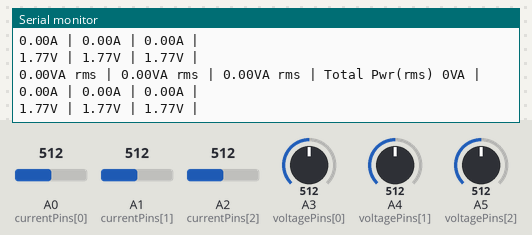
The sketch below on a simulated Arduino Uno, built with avr-gcc and run on an emulated ATmega328P. Shown: the last lines printed to the serial monitor. The inputs (shaded band) are chosen by the test bench; at power-on: A0 (currentPins[0]) = 512, A1 (currentPins[1]) = 512, A2 (currentPins[2]) = 512, A3 (voltagePins[0]) = 512, A4 (voltagePins[1]) = 512, A5 (voltagePins[2]) = 512. Random numbers use the default seed unless the sketch sets one.

Above: at 1.2 s.
1.3 s: A0 (currentPins[0]) set to 520
At 1.41 s:
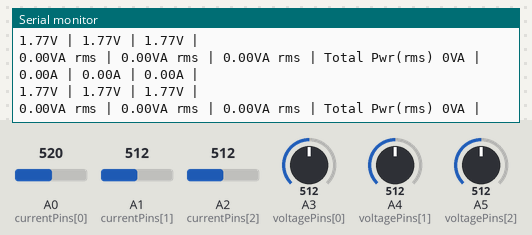
4.3 s: A1 (currentPins[1]) set to 520
At 4.31 s:
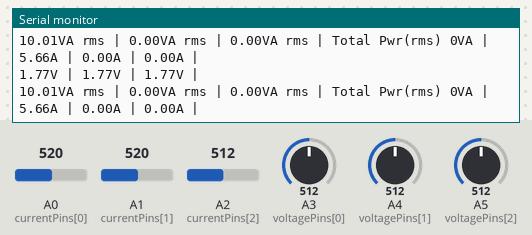
7.3 s: A2 (currentPins[2]) set to 520
At 7.35 s:
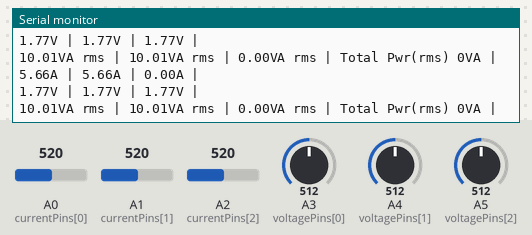

The sketch:

Adrunio.ino
```cpp
#include <Wire.h>
int currentPins[3] = {A0,A1,A2};              //Assign phase CT inputs to analog pins
int voltagePins[3] = {A3,A4,A5};              //Assign phase VT inputs to analog pins
float calib[3] = {1,1,1};
float calibv[3] = {204.6,204.6,204.6};
float kilos[3];
int Totalkilos;
unsigned long startMillis[3];
unsigned long endMillis[3];
float RMSCurrent[3];
float RMSVoltage[3];
//double RMSCurrent[3];
float RMSPower[3];
float peakPower[3];

//unsigned long myChannelNumber = 359593;
//const char * myWriteAPIKey = "X4G7UOIVL2JV3BAD";

void setup() {
   Serial.begin(9600);
   Wire.begin(8);                /* join i2c bus with address 8 */
   Wire.onRequest(requestEvent); /* register request event */
  pinMode(currentPins[0], INPUT);
  pinMode(currentPins[1], INPUT);
  pinMode(currentPins[2], INPUT);
  pinMode(voltagePins[0], INPUT);
  pinMode(voltagePins[1], INPUT);
  pinMode(voltagePins[2], INPUT);
}
void loop() {

  readPhase();
 // uploadThingSpeak();

 /// readPhase();
//  displayPeakPower ();
//  delay(3000);
   }
void readPhase ()      //Method to read information from CTs
{
  for(int i=0;i<=2;i++)
  {
    startMillis[i]= millis();
    int current = 0;
    int maxCurrent = 0;
    int minCurrent = 1000;
    int voltage = 0;
    int maxVoltage = 0;
    int minVoltage = 1000;
    for (int j=0 ; j<=200 ; j++)  //Monitors and logs the current input for 200 cycles to determine max and min current
    {
      current =  analogRead(currentPins[i]);    //Reads current input and records maximum and minimum current
      voltage =  analogRead(voltagePins[i]);    //Reads current input and records maximum and minimum voltage
      if(current >= maxCurrent)
        maxCurrent = current;
      else if(current <= minCurrent)
        minCurrent = current;
      if(voltage >= maxVoltage)
        maxVoltage = voltage;
      else if(voltage <= minVoltage)
        minVoltage = voltage;
    }
    if (maxCurrent <= 512)  {
      maxCurrent = 512;
    }
    RMSCurrent[i] = ((maxCurrent - 512)*0.707)/calib[i];    //Calculates RMS current based on maximum value and scales according to calibration
    RMSVoltage[i] = ((maxVoltage)*0.707)/calibv[i];    //Calculates RMS voltage based on maximum value and scales according to calibration
    RMSPower[i] = RMSVoltage[i]*RMSCurrent[i];    //Calculates RMS Power Assuming pf 1.0, change to 110VAC accordingly
    if (RMSPower[i] > peakPower[i])
    {
      peakPower[i] = RMSPower[i];
    }
    displayCurrent();
    displayVoltage();
    displayRMSPower();

    endMillis[i]= millis();
    unsigned long time = (endMillis[i] - startMillis[i]);
    kilos[i] = kilos[i] + ((double)RMSPower[i] * ((double)time/60/60/1000000));    //Calculate kilowatt hours used
  }
}
void displayCurrent (){
  Serial.print(RMSCurrent[0]);
  Serial.print("A | ");
  Serial.print(RMSCurrent[1]);
  Serial.print("A | ");
  Serial.print(RMSCurrent[2]);
  Serial.print("A | ");
  Serial.println("  ");
}
void displayRMSPower ()
{
  Serial.print(RMSPower[0]);
  Serial.print("VA rms | ");
  Serial.print(RMSPower[1]);
  Serial.print("VA rms | ");
  Serial.print(RMSPower[2]);
  Serial.print("VA rms | Total Pwr(rms) ");
  Totalkilos = kilos[2]+kilos[1]+kilos[0];
  Serial.print(Totalkilos);
  Serial.print("VA | ");
  Serial.println("  ");
}
void displayVoltage(){
  Serial.print(RMSVoltage[0]);
  Serial.print("V | ");
  Serial.print(RMSVoltage[1]);
  Serial.print("V | ");
  Serial.print(RMSVoltage[2]);
  Serial.print("V | ");
  Serial.println("  ");
}
void requestEvent() {   /// I2c Communication
 Totalkilos = random(0,250);
 Wire.write(Totalkilos);  /*send string on request */
}
```

Measured:
- the behaviour switches between 519 and 520 on A0 (currentPins[0]) (found by bisection; images 0 and 1)
- the behaviour switches between 519 and 520 on A1 (currentPins[1]) (found by bisection; images 1 and 2)
- the behaviour switches between 519 and 520 on A2 (currentPins[2]) (found by bisection; images 2 and 3)
